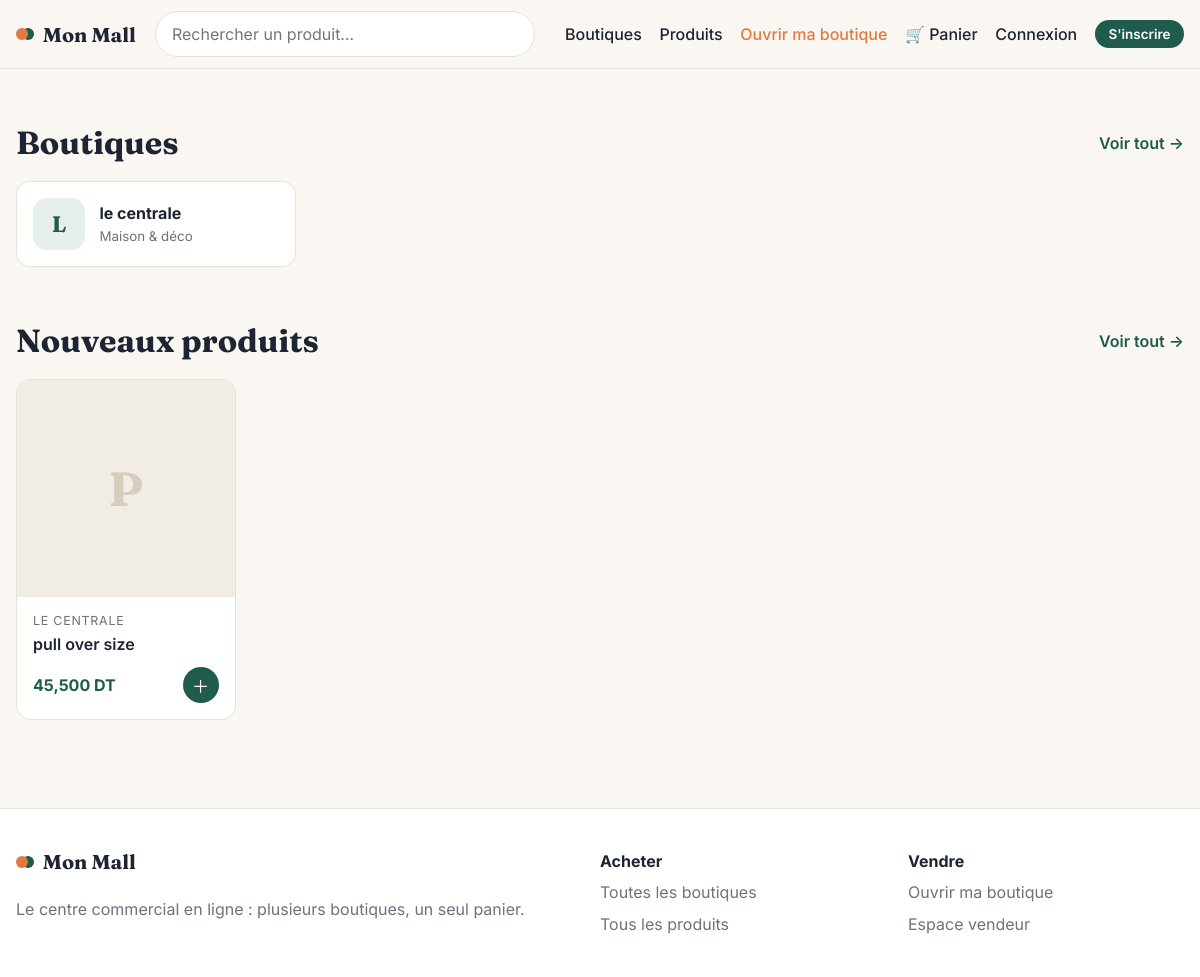
The page / on the database its author committed.
### tables this page shows
CREATE TABLE boutiques (
    id          INTEGER PRIMARY KEY AUTOINCREMENT,
    owner_id    INTEGER NOT NULL UNIQUE REFERENCES users(id) ON DELETE CASCADE,
    nom         TEXT NOT NULL,
    description TEXT,
    categorie   TEXT,
    telephone   TEXT,
    adresse     TEXT,
    logo        TEXT,
    statut      TEXT NOT NULL DEFAULT 'en_attente'
                CHECK (statut IN ('en_attente', 'approuvee', 'refusee', 'suspendue')),
    created_at  TEXT NOT NULL DEFAULT (datetime('now', 'localtime'))
);

CREATE TABLE produits (
    id          INTEGER PRIMARY KEY AUTOINCREMENT,
    boutique_id INTEGER NOT NULL REFERENCES boutiques(id) ON DELETE CASCADE,
    nom         TEXT NOT NULL,
    description TEXT,
    prix        REAL NOT NULL CHECK (prix >= 0),
    stock       INTEGER NOT NULL DEFAULT 0 CHECK (stock >= 0),
    image       TEXT,
    actif       INTEGER NOT NULL DEFAULT 1,
    created_at  TEXT NOT NULL DEFAULT (datetime('now', 'localtime'))
);

### app/main.py (the view)
@main_bp.route("/")
def index():
    boutiques = query("SELECT * FROM boutiques WHERE statut = 'approuvee' ORDER BY created_at DESC LIMIT 8")
    produits = query(PRODUITS_VISIBLES + " ORDER BY p.created_at DESC LIMIT 12")
    return render_template("index.html", boutiques=boutiques, produits=produits)

### app/auth.py (called while the page is built)
def load_user():
    g.user = None
    uid = session.get("user_id")
    if uid:
        user = query("SELECT * FROM users WHERE id = ?", (uid,), one=True)
        if user and user["actif"]:
            g.user = user
        else:
            session.pop("user_id", None)

### app/db.py (called while the page is built)
def get_db():
    if "db" not in g:
        g.db = sqlite3.connect(current_app.config["DATABASE"])
        g.db.row_factory = sqlite3.Row
        g.db.execute("PRAGMA foreign_keys = ON")
    return g.db

def query(sql, args=(), one=False):
    rows = get_db().execute(sql, args).fetchall()
    return (rows[0] if rows else None) if one else rows

### app/templates/index.html
{% extends "base.html" %}
{% from "_cartes.html" import carte_produit, carte_boutique, vide %}
{% block content %}
<section class="section">
  <div class="container">
    <div class="section-head">
      <h2>Boutiques</h2>
      {% if boutiques %}<a href="{{ url_for('main.boutiques') }}">Voir tout →</a>{% endif %}
    </div>
    {% if boutiques %}
      <div class="shops">{% for b in boutiques %}{{ carte_boutique(b) }}{% endfor %}</div>
    {% else %}
      {{ vide("Aucune boutique pour le moment",
              "Les boutiques apparaîtront ici dès qu'elles seront validées.",
              url_for('auth.ouvrir_boutique'), "Ouvrir ma boutique") }}
    {% endif %}
  </div>
</section>
<section class="section">
  <div class="container">
    <div class="section-head">
      <h2>Nouveaux produits</h2>
      {% if produits %}<a href="{{ url_for('main.produits') }}">Voir tout →</a>{% endif %}
    </div>
    {% if produits %}
      <div class="products">{% for p in produits %}{{ carte_produit(p) }}{% endfor %}</div>
    {% else %}
      {{ vide("Aucun produit pour le moment", "Les produits des boutiques s'afficheront ici.") }}
    {% endif %}
  </div>
</section>
{% endblock %}

### app/templates/_cartes.html (shortened to what this page needs)
{% macro carte_produit(p, avec_boutique=true) %}
<article class="product">
  <a href="{{ url_for('main.produit', produit_id=p.id) }}" class="product-img">
    {% if p.image %}
      <img src="{{ url_for('static', filename='uploads/' ~ p.image) }}" alt="{{ p.nom }}" loading="lazy">
    {% else %}
      <span class="placeholder">{{ p.nom[:1] | upper }}</span>
    {% endif %}
  </a>
  <div class="product-body">
    {% if avec_boutique and p.boutique_nom %}
      <a class="product-shop" href="{{ url_for('main.boutique', boutique_id=p.boutique_id) }}">{{ p.boutique_nom }}</a>
    {% endif %}
    <a class="product-name" href="{{ url_for('main.produit', produit_id=p.id) }}">{{ p.nom }}</a>
    <div class="product-foot">
      <strong class="price">{{ p.prix | dt }}</strong>
      {% if p.stock > 0 %}
        <form method="post" action="{{ url_for('main.panier_ajouter', produit_id=p.id) }}">
          <button class="icon-btn" title="Ajouter au panier">＋</button>
        </form>
      {% endif %}
    </div>
  </div>
</article>
{% endmacro %}
{% macro carte_boutique(b) %}
<a class="shop" href="{{ url_for('main.boutique', boutique_id=b.id) }}">
  <span class="shop-logo">
    {% if b.logo %}<img src="{{ url_for('static', filename='uploads/' ~ b.logo) }}" alt="">{% else %}{{ b.nom[:1] | upper }}{% endif %}
  </span>
  <span class="shop-info">
    <strong>{{ b.nom }}</strong>
    <small class="muted">{{ b.categorie or 'Boutique' }}</small>
  </span>
</a>
{% endmacro %}

### app/static/css/style.css (style rules this page uses)
:root { --bg: #faf7f2; --surface: #ffffff; --ink: #1d2433; --muted: #6b7280; --line: #e7e1d7; --primary: #1f5c4d; --primary-soft: #e6efe9; --accent: #e07a3f; --accent-soft: #fdeee4; --danger: #b42318; --warn-bg: #fff6dd; --warn-ink: #7a5300; --radius: 14px; --shadow: 0 1px 2px rgba(29,36,51,.05), 0 8px 24px rgba(29,36,51,.06); --serif: "Fraunces", Georgia, serif; --sans: "Inter", system-ui, -apple-system, "Segoe UI", sans-serif; }
* { box-sizing: border-box; }
html, body { margin: 0; }
body { font-family: var(--sans); background: var(--bg); color: var(--ink); line-height: 1.55; }
a { color: var(--primary); }
h1, h2, h3 { font-family: var(--serif); line-height: 1.15; margin: 0 0 .5em; }
h2 { font-size: clamp(1.5rem, 3vw, 2rem); }
.container { width: min(1180px, 100% - 32px); margin-inline: auto; }
.muted { color: var(--muted); }
.icon-btn { width: 36px; height: 36px; border-radius: 50%; border: 0; background: var(--primary); color: #fff; font-size: 1.1rem; cursor: pointer; display: grid; place-items: center; }
.section { padding: clamp(2rem, 5vw, 3.5rem) 0; }
.section + .section { padding-top: 0; }
.section-head { display: flex; justify-content: space-between; align-items: center; gap: 1rem; flex-wrap: wrap; margin-bottom: 1.2rem; }
.section-head h1, .section-head h2 { margin: 0; }
.section-head > a { font-weight: 600; text-decoration: none; }
.shops { display: grid; grid-template-columns: repeat(auto-fill, minmax(240px, 1fr)); gap: 1rem; }
.shop { display: flex; align-items: center; gap: .9rem; background: var(--surface); border: 1px solid var(--line); border-radius: var(--radius); padding: 1rem; text-decoration: none; color: var(--ink); transition: box-shadow .15s, transform .15s; }
.shop-info { display: grid; min-width: 0; }
.shop-info strong { overflow: hidden; text-overflow: ellipsis; white-space: nowrap; }
.shop-logo { flex: none; width: 52px; height: 52px; border-radius: 14px; background: var(--primary-soft); color: var(--primary); display: grid; place-items: center; font: 700 1.4rem var(--serif); overflow: hidden; }
.products { display: grid; grid-template-columns: repeat(auto-fill, minmax(200px, 1fr)); gap: 1.1rem; }
.product { background: var(--surface); border: 1px solid var(--line); border-radius: var(--radius); overflow: hidden; display: flex; flex-direction: column; transition: box-shadow .15s; }
.product-img { position: relative; aspect-ratio: 1; background: #f1ece4; display: grid; place-items: center; text-decoration: none; }
.placeholder { font: 700 3rem var(--serif); color: #d6cdbf; }
.product-body { padding: .85rem 1rem 1rem; display: flex; flex-direction: column; gap: .2rem; flex: 1; }
.product-shop { font-size: .78rem; color: var(--muted); text-decoration: none; text-transform: uppercase; letter-spacing: .06em; }
.product-name { color: var(--ink); text-decoration: none; font-weight: 600; line-height: 1.3; }
.product-foot { display: flex; justify-content: space-between; align-items: center; margin-top: auto; padding-top: .6rem; }
.product-foot form { margin: 0; }
.price { color: var(--primary); font-weight: 700; }

### rows shown on the page
boutiques: nom "L", nom "le centrale", categorie "Maison & déco"
produits: nom "P", boutique_nom "LE CENTRALE", nom "pull over size", prix|dt "45,500 DT"

### other values the page prints
{{ site_name }} "Mon Mall"
